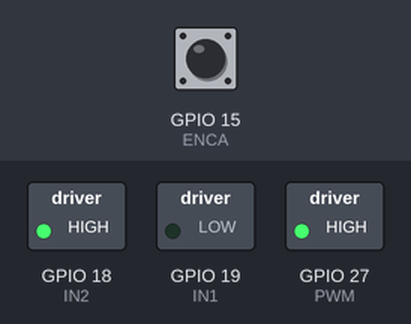
Simulated run of this sketch. Board: ESP32. Parts: switched loads named in the sketch (green lamp = pin HIGH). The test bench sets the inputs (shaded band); at power-on: GPIO 15 (ENCA) HIGH. What the sketch prints to the serial monitor is not drawn.

Above: at 0.1 s.
Timing chart, 0 to 1.6 s (numbered marks = the images above):
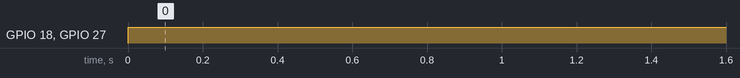

The sketch:

Control_Posicion_Motor.ino
```cpp
// Motor Izquierdo
// #define ENCA 4
// #define PWM 14
// #define IN1 17
// #define IN2 5

// Motor Derecho
#define ENCA 15
#define PWM 27
#define IN1 19
#define IN2 18

volatile int posi = 0;
long prevT = 0;
float eprev = 0;
float eintegral = 0;

void setMotor(int dir, int pwmVal, int pwm, int in1, int in2){
  analogWrite(pwm,pwmVal);
  if(dir == 1){
    digitalWrite(in1,HIGH);
    digitalWrite(in2,LOW);
  }
  else if(dir == -1){
    digitalWrite(in1,LOW);
    digitalWrite(in2,HIGH);
  }
  else{
    digitalWrite(in1,LOW);
    digitalWrite(in2,LOW);
  }
}

void IRAM_ATTR readEncoder(){
  int a=digitalRead(IN1);
  if(a == 0){
    posi++;
  }
  else if(a == 1){
    posi--;
  }
}

void setup() {
  pinMode(ENCA,INPUT);
  pinMode(PWM,OUTPUT);
  pinMode(IN1,OUTPUT);
  pinMode(IN2,OUTPUT);

  Serial.begin(9600);
  attachInterrupt(digitalPinToInterrupt(ENCA),readEncoder,RISING);


  Serial.println("target pos");
}

void loop() {

  // set target position
  int target = 250;
  //int target = 250*sin(prevT/1e6);

  // PID constants izquierda
  // float kp = 2.7;
  // float kd = 0.7;
  // float ki = 0.07;

  // PID constants Derecha
  float kp = 2.85;
  float kd = 0.4;
  float ki = 0.07;


  // time difference
  long currT = micros();
  float deltaT = ((float) (currT - prevT))/( 1.0e6 );
  prevT = currT;

  // Read the position
  int pos = 0;
  noInterrupts(); // disable interrupts temporarily while reading
  pos = posi;
  interrupts(); // turn interrupts back on

  // error
  int e = pos - target;

  // derivative
  float dedt = (e-eprev)/(deltaT);

  // integral
  eintegral = eintegral + e*deltaT;

  // control signal
  float u = kp*e + kd*dedt + ki*eintegral;

  // motor power
  float pwr = fabs(u);
  if( pwr > 255 ){
    pwr = 255;
  }

  // motor direction
  int dir = 1;
  if(u<0){
    dir = -1;
  }

  // signal the motor
  setMotor(dir,pwr,PWM,IN1,IN2);

  // store previous error
  eprev = e;

  Serial.print(target);
  Serial.print(" ");
  Serial.print(pos);
  Serial.println();
}
```

Measured:
- by itself, GPIO 18 (IN2), GPIO 27 (PWM): LOW → HIGH at 0.00 s
